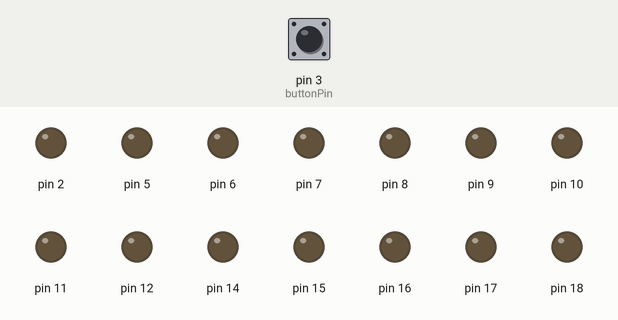
Simulated run of this sketch. Board: Arduino Uno, built with avr-gcc and run on an emulated ATmega328P. On the bench: output pins drawn as LEDs (lit = HIGH). Dashed ring = blinking. Inputs (shaded band) come from the test bench; at power-on: pin 3 (buttonPin) LOW. Random numbers use the default seed unless the sketch sets one.

Above: at 1.2 s.
1.3 s: pin 3 (buttonPin) pulled HIGH for 0.15 s
2.9 s: pin 3 (buttonPin) pulled HIGH for 1 s
At 5.1 s:
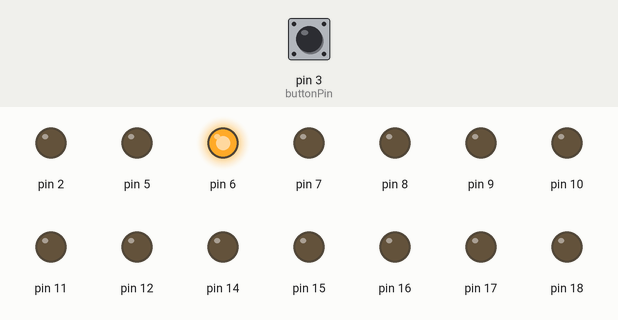
5.9 s: pin 3 (buttonPin) pulled HIGH for 3.2 s
At 6.5 s:
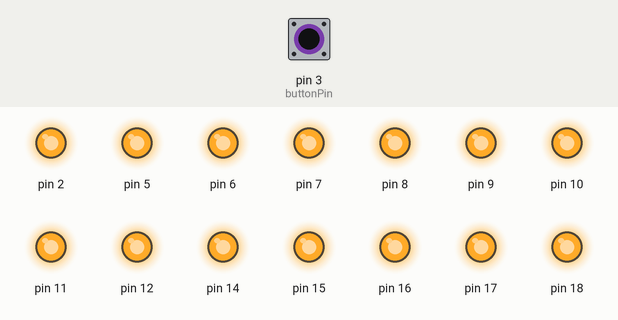
10.6 s: pin 3 (buttonPin) pulled HIGH for 0.15 s
At 10.72 s:
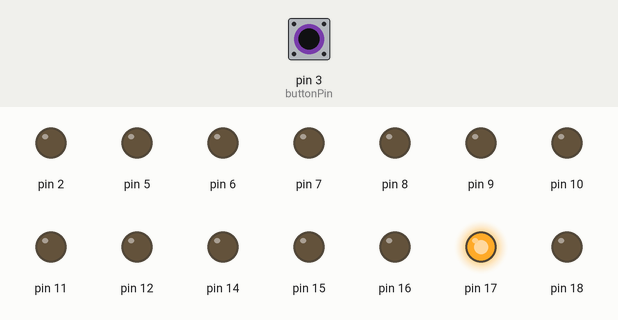
13.7 s: pin 3 (buttonPin) pulsed HIGH 5 times (0.12 s each, 0.3 s apart)
At 13.85 s:
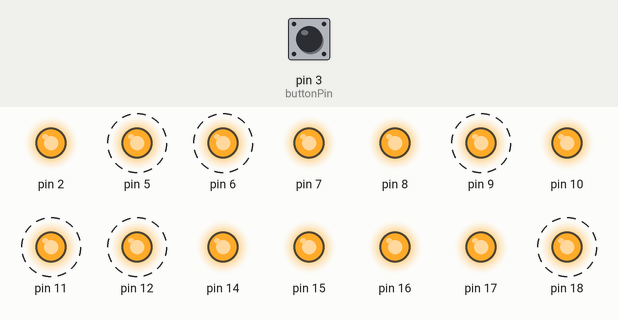
Timing chart, 0 to 16.7 s (numbered marks = the images above; inputs shaded):
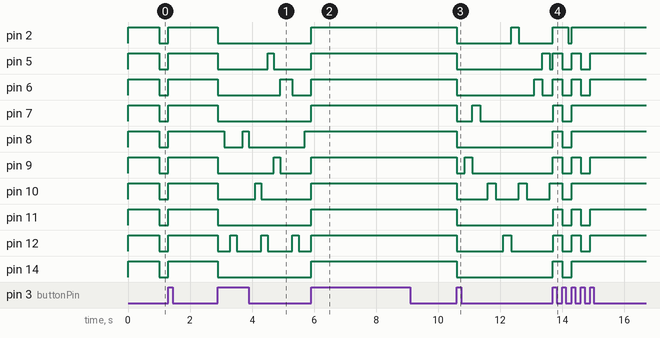

The sketch:

TetrisLamp.ino
```cpp
/*
-**-------			-**-------
--*---****			--32--**8*
--*-------			--*-------
-*-**--*--			-*-1*--*--
**-**--**-			*4-**--*2-
*---**--*-			*---**--*-
*----**-*-			*---256-*-
**----***-			16----*64-
*-*--*--**			*-1--8--128
--*--**-**			--0--19-**
--*---*---			--2---2---
--*---***-			--4---512-
---*----*-			---4----*-
---*--*---			---0--2---
--**-***--			--96-048--
*/

#include "Tetromino.h"
#include "Pulse.h"
#include "SequenceRunner.h"
#include "Sequence.h"
#include "Pulse.h"
#include "Wave.h"
#include "Rain.h"
#include "RandomTetromino.h"
#include "Ones.h"
#include "Fall.h"
#include "RandomOnes.h"

// Globals
const int buttonPin = 3;

int n_tets = 14; // Total number of tetrominoes. I have 2 packs of 7 Tetrominoes
Tetromino *tetrominos = (Tetromino*) malloc (n_tets * sizeof(Tetromino)); // Allocate required memory for Tetromino objects
volatile int lamp_toggle = 0; // Flag to determine if we're in full on/sequence mode. Hardware button to change state - GPIO pin 13
boolean buttonState = LOW;

int n_runners = 7;
SequenceRunner *runners = (SequenceRunner*) malloc (n_runners * sizeof(SequenceRunner));

void setup() {
  // Initialise GPIO
  // Lamp action toggle - define as interrupt
  pinMode(buttonPin, INPUT);
  attachInterrupt(digitalPinToInterrupt(buttonPin), toggle, RISING);

  // Right side of board (Digital pins)
  pinMode(12, OUTPUT);
  pinMode(11, OUTPUT);
  pinMode(10, OUTPUT);
  pinMode(9, OUTPUT);
  pinMode(8, OUTPUT);
  pinMode(7, OUTPUT);
  pinMode(6, OUTPUT);
  pinMode(5, OUTPUT);
  pinMode(2, OUTPUT);

  // Left side of the board (14-19) Analogue pins A0-A5
  pinMode(14, OUTPUT);
  pinMode(15, OUTPUT);
  pinMode(16, OUTPUT);
  pinMode(17, OUTPUT);
  pinMode(18, OUTPUT);

  // Set up Tetrominos (Right side of the board, top to bottom)
  Tetromino tet_square_1 = Tetromino(2, 1);
  Tetromino tet_s_1 = Tetromino(14, 2);
  Tetromino tet_z_1 = Tetromino(18, 4);
  Tetromino tet_long_1 = Tetromino(15, 8);
  Tetromino tet_t_1 = Tetromino(9, 16);
  Tetromino tet_l1_1 = Tetromino(16, 32);
  Tetromino tet_l2_1 = Tetromino(17, 64);
  Tetromino tet_l2_2 = Tetromino(11, 8192);
  Tetromino tet_l1_2 = Tetromino(7, 4096);

  // Set up Tetrominos (Left side of the board, top to bottom)
  Tetromino tet_square_2 = Tetromino(5, 128);
  Tetromino tet_s_2 = Tetromino(6, 256);
  Tetromino tet_z_2 = Tetromino(8, 512);
  Tetromino tet_long_2 = Tetromino(12, 1024);
  Tetromino tet_t_2 = Tetromino(10, 2048);

  tetrominos[0] = tet_square_1;
  tetrominos[1] = tet_s_1;
  tetrominos[2] = tet_z_1;
  tetrominos[3] = tet_long_1;
  tetrominos[4] = tet_t_1;
  tetrominos[5] = tet_l1_1;
  tetrominos[6] = tet_l2_1;

  tetrominos[7] = tet_square_2;
  tetrominos[8] = tet_s_2;
  tetrominos[9] = tet_z_2;
  tetrominos[10] = tet_long_2;
  tetrominos[11] = tet_t_2;
  tetrominos[12] = tet_l1_2;
  tetrominos[13] = tet_l2_2;

  // Here we pass the address(&) of the lamp_toggle variable, a pointer to its value
  // so when it changes it is changed globally and can be visible in the sequences
  runners[0] = SequenceRunner(Pulse(), &lamp_toggle, 2);
  runners[1] = SequenceRunner(Wave(), &lamp_toggle, 5);
  runners[2] = SequenceRunner(Ones(), &lamp_toggle, 3);
  runners[3] = SequenceRunner(RandomOnes(), &lamp_toggle, 3);
  runners[4] = SequenceRunner(Fall(), &lamp_toggle, 1);
  runners[5] = SequenceRunner(Rain(), &lamp_toggle, 5);
  runners[6] = SequenceRunner(RandomTetromino(), &lamp_toggle, 1);
}

void loop() {
  for (int runner = 0; runner < n_runners; runner++) {
    runners[runner].run(tetrominos, n_tets);
  }
}

void toggle() {
  //ISR function
  if(debounceButton(buttonState) == HIGH && buttonState == LOW) {
    lamp_toggle = 1; //toggle the state when the interrupt occurs
    buttonState = HIGH;

    for (int t = 0; t < n_tets; t++) {
      Tetromino tet = *(tetrominos + t);
      tet.on(0xFFFF);
    }
  }
  else if(debounceButton(buttonState) == HIGH && buttonState == HIGH) {
    lamp_toggle = 0;
    buttonState = LOW;

    for (int t = 0; t < n_tets; t++) {
      Tetromino tet = *(tetrominos + t);
      tet.off(0xFFFF);
    }
  }
}

boolean debounceButton(boolean state) {
  boolean stateNow = digitalRead(buttonPin);

  if(state!=stateNow) {
    delay(100);
    stateNow = digitalRead(buttonPin);
  }

  return stateNow;
}
```

Fall.cpp
```cpp
#include "Fall.h"
#include<stdlib.h>

Fall::Fall() {
    seqLength = 53;

    duration = (unsigned int*) malloc(seqLength * sizeof(unsigned int));
    tets = (unsigned int*) malloc(seqLength * sizeof(unsigned int));

    // Set durations
    for (int i = 0; i < seqLength - 5; i++) {
        duration[i] = 250;
    }

    for (int i = seqLength - 5; i < seqLength - 1; i++) {
        duration[i] = 75;
    }

    duration[seqLength - 1] = 2000;

    tets[0] = 32;

    tets[1] = 4;
    tets[2] = 16;
    tets[3] = 1024;
    tets[4] = 4096;

    // 4096, 2048
    tets[5] = 4096 + 32;
    tets[6] = 4096 + 8;
    tets[7] = 4096 + 2;
    tets[8] = 4096 + 256;
    tets[9] = 4096 + 8192;
    tets[10] = 4096 + 2048; // 6144

    // 4096, 2048, 512
    tets[11] = 6144 + 8;
    tets[12] = 6144 + 2;
    tets[13] = 6144 + 64;
    tets[14] = 6144 + 128;
    tets[15] = 6144 + 512;

    // 4096, 2048, 512, 128
    tets[16] = 6656 + 32;
    tets[17] = 6656 + 1;
    tets[18] = 6656 + 256;
    tets[19] = 6656 + 64;
    tets[20] = 6656 + 128;

    // 4096, 2048, 512, 128, 8192
    tets[21] = 6784;
    tets[22] = 6784 + 8;
    tets[23] = 6784 + 2;
    tets[24] = 6784 + 256;
    tets[25] = 6784 + 8192;

    // 4096, 2048, 512, 128, 8192, 64
    tets[26] = 14976 + 32;
    tets[27] = 14976 + 1;
    tets[28] = 14976 + 2;
    tets[29] = 14976 + 64;

    // 4096, 2048, 512, 128, 8192, 64, 1024
    tets[30] = 15040 + 8;
    tets[31] = 15040 + 2;
    tets[32] = 15040 + 256;
    tets[33] = 15040 + 1024;

    // 4096, 2048, 512, 128, 8192, 64, 1024, 256
    tets[34] = 16064 + 32;
    tets[35] = 16064 + 1;
    tets[36] = 16064 + 256;

    // 4096, 2048, 512, 128, 8192, 64, 1024, 256, 16
    tets[37] = 16320 + 32;
    tets[38] = 16320 + 4;
    tets[39] = 16320 + 16;

    // 4096, 2048, 512, 128, 8192, 64, 1024, 256, 16, 2
    tets[40] = 16336 + 8;
    tets[41] = 16336 + 2;

    // 4096, 2048, 512, 128, 8192, 64, 1024, 256, 16, 2, 1
    tets[42] = 16338 + 8;
    tets[43] = 16338 + 1;

    // 4096, 2048, 512, 128, 8192, 64, 1024, 256, 16, 2, 1, 4
    tets[44] = 16339 + 32;
    tets[45] = 16339 + 4;

    // 4096, 2048, 512, 128, 8192, 64, 1024, 256, 16, 2, 1, 4, 8
    tets[46] = 16343 + 8;

    // 4096, 2048, 512, 128, 8192, 64, 1024, 256, 16, 2, 1, 4, 8, 32
    tets[47] = 16351 + 32;

    // Begin classic tetris screen wipe (up)
    tets[48] = 6656;
    tets[49] = 6656 + 9344; // Going up
    tets[50] = 6656 + 9344 + 336;
    tets[51] = 6656 + 9344 + 336 + 7;
    tets[52] = 6656 + 9344 + 336 + 7 + 40;
}
```

Fall.h
```cpp
#ifndef FALL_H
#define FALL_H

#include "Sequence.h"

class Fall: public Sequence {

public:
  Fall();

};
#endif
```

Ones.cpp
```cpp
#include "Ones.h"
#include <stdlib.h>
#include <time.h>
#include <math.h>

Ones::Ones() {
    seqLength = 20;

    duration = (unsigned int*) malloc(seqLength * sizeof(unsigned int));
    tets = (unsigned int*) malloc(seqLength * sizeof(unsigned int));

    // Set durations
    for (int i = 0; i < seqLength; i++) {
        duration[i] = 250;
    }

    // Randomly selected tets
    srand(time(0));

    // Take advantage of bit id's. We can use 2 ^ x to
    // randomly choose a tetromino.
    for (int i = 0; i < seqLength; i++) {
        tets[i] = pow(2, rand() % 14);
    }

}
```

Ones.h
```cpp
#ifndef ONES_H
#define ONES_H

#include "Sequence.h"

class Ones: public Sequence {

public:
  Ones();

};
#endif
```

Pulse.cpp
```cpp
#include "Pulse.h"
#include<stdlib.h>

Pulse::Pulse() {
    seqLength = 4;

    duration = (unsigned int*) malloc(seqLength * sizeof(unsigned int));
    tets = (unsigned int*) malloc(seqLength * sizeof(unsigned int));

    duration[0] = 1000;
    duration[1] = 500;
    duration[2] = 1000;
    duration[3] = 500;

    tets[0] = 0xFFFF;
    tets[1] = 0;
    tets[2] = 0xFFFF;
    tets[3] = 0;
}
```

Pulse.h
```cpp
#ifndef PULSE_H
#define PULSE_H

#include "Sequence.h"

class Pulse: public Sequence {

public:
  Pulse();

};
#endif
```

Rain.cpp
```cpp
#include "Rain.h"
#include<stdlib.h>

Rain::Rain() {
    seqLength = 17;

    duration = (unsigned int*) malloc(seqLength * sizeof(unsigned int));
    tets = (unsigned int*) malloc(seqLength * sizeof(unsigned int));

    duration[0] = 100;
    duration[1] = 100;
    duration[2] = 100;
    duration[3] = 100;
    duration[4] = 100;
    duration[5] = 100;
    duration[6] = 100;
    duration[7] = 100;
    duration[8] = 100;
    duration[9] = 100;
    duration[10] = 100;
    duration[11] = 100;
    duration[12] = 100;
    duration[13] = 100;
    duration[14] = 100;
    duration[15] = 100;
    duration[16] = 100;

    // Far left, top to bottom
    tets[0] = 32;
    tets[1] = 36;
    tets[2] = 20;
    tets[3] = 16 + 1024;
    tets[4] = 1024 + 4096;

    // Far right
    tets[5] = 8;
    tets[6] = 10;
    tets[7] = 66;
    tets[8] = 64 + 128;
    tets[9] = 128 + 512;
    tets[10] = 512 + 2048;
    tets[11] = 2048;

    // mid
    tets[12] = 1;
    tets[13] = 257;
    tets[14] = 256 + 8192;
    tets[15] = 8192 + 4096;
    tets[16] = 4096;
}
```

Rain.h
```cpp
#ifndef RAIN_H
#define RAIN_H

#include "Sequence.h"

class Rain: public Sequence {

public:
  Rain();

};
#endif
```

RandomOnes.cpp
```cpp
#include "RandomOnes.h"
#include <stdlib.h>
#include "Arduino.h"

RandomOnes::RandomOnes() {
    seqLength = 30;

    duration = (unsigned int*) malloc(seqLength * sizeof(unsigned int));
    tets = (unsigned int*) malloc(seqLength * sizeof(unsigned int));

    unsigned int tet_ids[14] = {1, 2, 4, 8, 16, 32, 64, 128, 256, 512, 1024, 2048, 4096, 8192};

    for (int i = 0; i < seqLength; i++) {
        duration[i] = 200;
        tets[i] = tet_ids[(unsigned int)random(0, 15)];
    }
}
```

RandomOnes.h
```cpp
#ifndef RAND_ONES_H
#define RAND_ONES_H

#include "Sequence.h"

class RandomOnes: public Sequence {

public:
  RandomOnes();

};
#endif
```

RandomTetromino.cpp
```cpp
#include "Arduino.h" // MUST include this if you want access to the arduino functions!! This is auto-imported in .ino files but NOT c/cpp files
#include "RandomTetromino.h"
#include<stdlib.h>

RandomTetromino::RandomTetromino() {
    seqLength = 20;

    duration = (unsigned int*) malloc(seqLength * sizeof(unsigned int));
    tets = (unsigned int*) malloc(seqLength * sizeof(unsigned int));

    int dmax = 800;
    int dmin = 100;
    int tmax = 16384;

    for (int i = 0; i < seqLength; i++) {
      duration[i] = random(dmin, dmax);
      tets[i] = random(1, tmax);
    }

}
```

RandomTetromino.h
```cpp
#ifndef RANDOMT_H
#define RANDOMT_H

#include "Sequence.h"

class RandomTetromino: public Sequence {

public:
  RandomTetromino();
};
#endif
```

Sequence.cpp
```cpp
#include "Sequence.h"

Sequence::Sequence() {

}

int Sequence::getLength() {
  return seqLength;
}

unsigned int Sequence::getTets(int pos){
  return *(tets + pos);
}

unsigned int Sequence::getDuration(int pos) {
  return *(duration + pos);
}
```

Sequence.h
```cpp
#ifndef SEQUENCE_H
#define SEQUENCE_H

// Storage class for sequence definitions
class Sequence {

  protected:
    unsigned int *tets; // Unsigned int can store 8 bits and be bit-wise compared
    unsigned int *duration;
    int seqLength;

  public:
   Sequence();
   int getLength();
   unsigned int getTets(int pos);
   unsigned int getDuration(int pos);
   void reset();
};

#endif
```

SequenceRunner.cpp
```cpp
#include "SequenceRunner.h"

SequenceRunner::SequenceRunner(Sequence s, int *lamp_toggle, int repetitions=1) :
  sequence(s), lamp_toggle(lamp_toggle), repetitions(repetitions) {
}

void SequenceRunner::run(Tetromino *tetrominos, int n_tets) {

  for (int j = 0; j < repetitions; j++) {
    for (int i = 0; i < sequence.getLength(); i++) {
      // Check lamp_toggle value
      if (!*lamp_toggle) {
        for (int t = 0; t < n_tets; t++) {
          Tetromino tet = *(tetrominos + t);
          tet.on(sequence.getTets(i));
        }

        delay(sequence.getDuration(i));
      }
    }
  }
}
```

SequenceRunner.h
```cpp
#ifndef SEQUENCE_RUNNER_H
#define SEQUENCE_RUNNER_H

#include "Arduino.h"
#include "Sequence.h"
#include "Tetromino.h"

class Sequence;

/**
* This class is in charge of reading and performing the patterns
* with the Tetrominos
*/
class SequenceRunner {

  private:
    // Dynamically allocate memory whilst reading the file
    /**
    * We know all values here will be int
    * the file will be a csv of two columns, one for tetromino ID bit value and the other for duration in ms
    * Created as a pointer to the data so we can dynamically allocate the right amount of memory and don't have to shovel it around
    */
    Sequence sequence;
    int repetitions;
    int *lamp_toggle; // Pointer to toggle value

  public:
    SequenceRunner(Sequence sequence, int *lamp_toggle, int repetitions);
    void run(Tetromino *tetrominos, int n_tets);
};

#endif
```

Tetromino.cpp
```cpp
#include "Tetromino.h"
/**
* Basic class for controlling each Tetromino
*/
Tetromino::Tetromino(int GPIO_Pin, unsigned int id) :
            id(id), GPIO_Pin(GPIO_Pin) {

}

/** Here we use a bitmask to determine if we should turn on.
* For example, if this tetromino has an id of 4, that's 0000 0100 in binary
* If our input val is 12, 0000 1100 we can do a logical AND to determine if it's on.
*                                     0000 1100
*                                  && 0000 0100
*                                     =========
*                                     0000 0100 i.e. ON
* In this way, we can call the same function for all Tetrominoes with the same values
* and this code will sort it all out for us
*/
void Tetromino::on(unsigned int val) {
  if (val & id) { // Turn on when asked
    digitalWrite(GPIO_Pin, HIGH);
  } else { // Turn off otherwise
    digitalWrite(GPIO_Pin, LOW);
  }
}

void Tetromino::off(unsigned int val) {
  if (val & id) {
    digitalWrite(GPIO_Pin, LOW);
  }
}
```

Tetromino.h
```cpp
#ifndef TETROMINO_H
#define TETROMINO_H

#include "Arduino.h"
// At the moment I have no idea how the timings will work
class Tetromino
{
  private:
    unsigned int id; // Int value we will use as a binary value later
    int GPIO_Pin; // Corresponding GPIO pin

  public:
    Tetromino(int GPIO_Pin, unsigned int id);

    void on(unsigned int val);
    void off(unsigned int val);
};

#endif
```

Wave.cpp
```cpp
#include "Wave.h"
#include<stdlib.h>

Wave::Wave() {
    seqLength = 8;

    duration = (unsigned int*) malloc(seqLength * sizeof(unsigned int));
    tets = (unsigned int*) malloc(seqLength * sizeof(unsigned int));

    duration[0] = 120;
    duration[1] = 120;
    duration[2] = 120;
    duration[3] = 120;
    duration[4] = 120;
    duration[5] = 120;
    duration[6] = 120;
    duration[7] = 120;

    tets[0] = 40; // Top

    tets[1] = 7; // Going down
    tets[2] = 336;
    tets[3] = 9344;

    tets[4] = 6656; // Bottom

    tets[5] = 9344; // Going up
    tets[6] = 336;
    tets[7] = 7;

}
```

Wave.h
```cpp
/*
-**-------			-**-------
--*---****			--32--**8*
--*-------			--*-------
-*-**--*--			-*-1*--*--
**-**--**-			*4-**--*2-
*---**--*-			*---**--*-
*----**-*-			*---256-*-
**----***-			16----*64-
*-*--*--**			*-1--8--128
--*--**-**			--0--19-**
--*---*---			--2---2---
--*---***-			--4---512-
---*----*-			---4----*-
---*--*---			---0--2---
--**-***--			--96-048--
*/
#ifndef WAVE_H
#define WAVE_H

#include "Sequence.h"

class Wave: public Sequence {

public:
  Wave();

};
#endif
```

Measured:
- after the input at 2.9 s, pin 2: HIGH → LOW at once; pin 5: HIGH → LOW at once, → HIGH 1.6 s later, → LOW 0.20 s later
- after the input at 5.9 s, pin 11, pin 14, pin 17: LOW → HIGH at once
- after the input at 10.6 s, pin 2: HIGH → LOW at once, → HIGH 1.8 s later, → LOW 0.25 s later; pin 5: HIGH → LOW at once, → HIGH 2.8 s later, → LOW 0.25 s later; pin 6: HIGH → LOW at once, → HIGH 2.5 s later, → LOW 0.25 s later; pin 7: HIGH → LOW at once, → HIGH 0.50 s later, → LOW 0.25 s later; pin 8, pin 11, pin 14, pin 18: HIGH → LOW at once
- after the input at 13.7 s, pin 2: LOW → HIGH at once, → LOW 0.50 s later, → HIGH 0.10 s later; pin 8: LOW → HIGH at once, → LOW 0.30 s later, → HIGH 0.30 s later
